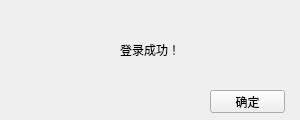
<?xml version="1.0" encoding="UTF-8"?>
<ui version="4.0">
 <class>Q_LoginSuccess</class>
 <widget class="QWidget" name="Q_LoginSuccess">
  <property name="geometry">
   <rect>
    <x>0</x>
    <y>0</y>
    <width>300</width>
    <height>120</height>
   </rect>
  </property>
  <property name="windowTitle">
   <string>千词斩 Version 1.0</string>
  </property>
  <widget class="QPushButton" name="button_Yes">
   <property name="geometry">
    <rect>
     <x>210</x>
     <y>90</y>
     <width>75</width>
     <height>23</height>
    </rect>
   </property>
   <property name="text">
    <string>确定</string>
   </property>
  </widget>
  <widget class="QLabel" name="label">
   <property name="geometry">
    <rect>
     <x>0</x>
     <y>30</y>
     <width>300</width>
     <height>40</height>
    </rect>
   </property>
   <property name="text">
    <string>登录成功！</string>
   </property>
   <property name="alignment">
    <set>Qt::AlignCenter</set>
   </property>
  </widget>
 </widget>
 <layoutdefault spacing="6" margin="11"/>
 <resources/>
 <connections/>
</ui>
